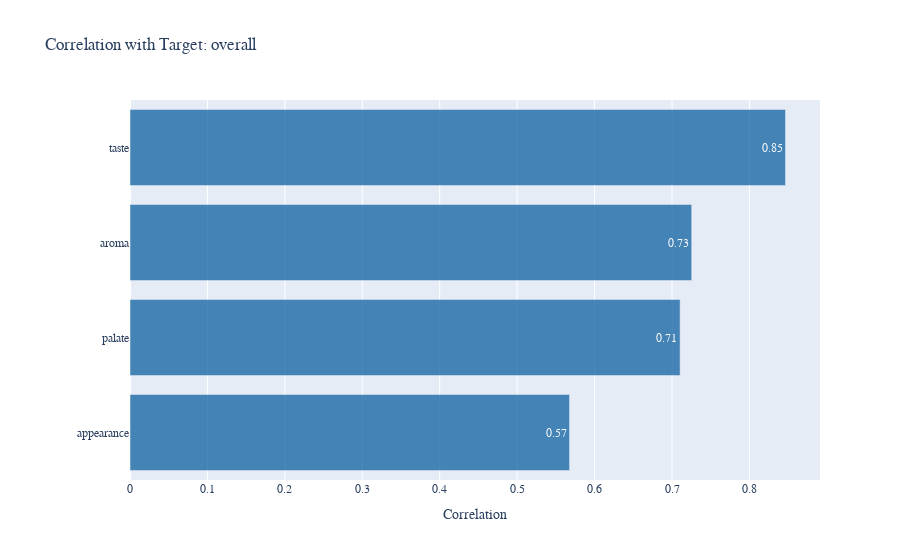

Notebook cell for this chart:
### Code cell
factor_corr = corr_metrics[['overall']]\
    .drop(['overall'])\
    .reset_index()\
    .sort_values('overall', ascending=True)

# Plot it with Plotly
p4 = [go.Bar(x = factor_corr['overall'],
            y = factor_corr['index'],
            hoverinfo='x',
            text=factor_corr['overall'].round(2),
            textposition = 'inside',
            orientation = 'h',
            opacity=0.7, 
            marker=dict(
                color='rgb(1, 87, 155)'))]

# Pieces of Flair
layout = go.Layout(title='Correlation with Target: overall',
                   xaxis=dict(title="Correlation",
                              hoverformat = '.2f'),
                   margin = dict(l = 130),
                   font=dict(family='Courier New, monospace',
                            color='dark gray'))

fig = go.Figure(data=p4, layout=layout)

# Plot it
py.offline.iplot(fig)

### Figure 1 — Plotly figure (JSON) as saved in the notebook; plotly's stock layout.template omitted (floating-point values rounded to 4 significant figures)
{"data": [{"hoverinfo": "x", "marker": {"color": "rgb(1, 87, 155)"}, "opacity": 0.7, "orientation": "h", "text": [0.57, 0.71, 0.73, 0.85], "textposition": "inside", "type": "bar", "x": [0.5677, 0.7104, 0.7254, 0.8466], "y": ["appearance", "palate", "aroma", "taste"]}], "layout": {"font": {"color": "dark gray", "family": "Courier New, monospace"}, "margin": {"l": 130}, "title": {"text": "Correlation with Target: overall"}, "xaxis": {"hoverformat": ".2f", "title": {"text": "Correlation"}}}}
